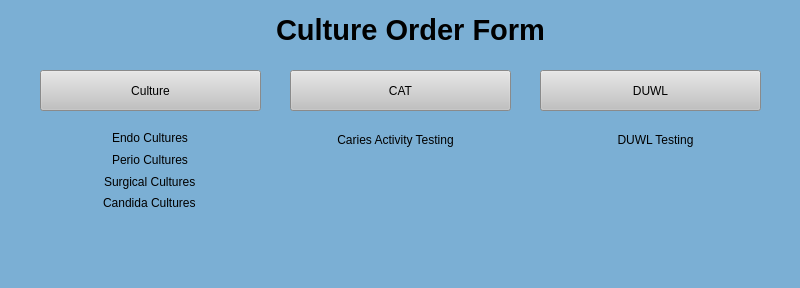
<?xml version="1.0" encoding="UTF-8"?>
<ui version="4.0">
 <class>MainWindow</class>
 <widget class="QMainWindow" name="MainWindow">
  <property name="geometry">
   <rect>
    <x>0</x>
    <y>0</y>
    <width>800</width>
    <height>288</height>
   </rect>
  </property>
  <property name="windowTitle">
   <string>MainWindow</string>
  </property>
  <property name="styleSheet">
   <string notr="true">background-color: rgb(123, 175, 212);</string>
  </property>
  <widget class="QWidget" name="centralwidget">
   <widget class="QLabel" name="label">
    <property name="geometry">
     <rect>
      <x>140</x>
      <y>0</y>
      <width>541</width>
      <height>61</height>
     </rect>
    </property>
    <property name="text">
     <string>&lt;html&gt;&lt;head/&gt;&lt;body&gt;&lt;p align=&quot;center&quot;&gt;&lt;span style=&quot; font-size:22pt; font-weight:600;&quot;&gt;Culture Order Form&lt;/span&gt;&lt;/p&gt;&lt;/body&gt;&lt;/html&gt;</string>
    </property>
   </widget>
   <widget class="QPushButton" name="culture">
    <property name="geometry">
     <rect>
      <x>40</x>
      <y>70</y>
      <width>221</width>
      <height>41</height>
     </rect>
    </property>
    <property name="styleSheet">
     <string notr="true">background-color: rgb(193, 193, 193);</string>
    </property>
    <property name="text">
     <string>Culture</string>
    </property>
   </widget>
   <widget class="QPushButton" name="cat">
    <property name="geometry">
     <rect>
      <x>290</x>
      <y>70</y>
      <width>221</width>
      <height>41</height>
     </rect>
    </property>
    <property name="styleSheet">
     <string notr="true">background-color: rgb(193, 193, 193);</string>
    </property>
    <property name="text">
     <string>CAT</string>
    </property>
   </widget>
   <widget class="QPushButton" name="pushButton_3">
    <property name="geometry">
     <rect>
      <x>540</x>
      <y>70</y>
      <width>221</width>
      <height>41</height>
     </rect>
    </property>
    <property name="styleSheet">
     <string notr="true">background-color: rgb(193, 193, 193);</string>
    </property>
    <property name="text">
     <string>DUWL</string>
    </property>
   </widget>
   <widget class="QWidget" name="verticalLayoutWidget">
    <property name="geometry">
     <rect>
      <x>70</x>
      <y>130</y>
      <width>160</width>
      <height>81</height>
     </rect>
    </property>
    <layout class="QVBoxLayout" name="verticalLayout">
     <item alignment="Qt::AlignHCenter">
      <widget class="QLabel" name="label_2">
       <property name="text">
        <string>Endo Cultures</string>
       </property>
      </widget>
     </item>
     <item alignment="Qt::AlignHCenter">
      <widget class="QLabel" name="label_3">
       <property name="text">
        <string>Perio Cultures</string>
       </property>
      </widget>
     </item>
     <item alignment="Qt::AlignHCenter">
      <widget class="QLabel" name="label_4">
       <property name="text">
        <string>Surgical Cultures</string>
       </property>
      </widget>
     </item>
     <item alignment="Qt::AlignHCenter">
      <widget class="QLabel" name="label_5">
       <property name="text">
        <string>Candida Cultures</string>
       </property>
      </widget>
     </item>
    </layout>
   </widget>
   <widget class="QLabel" name="label_6">
    <property name="geometry">
     <rect>
      <x>320</x>
      <y>130</y>
      <width>151</width>
      <height>20</height>
     </rect>
    </property>
    <property name="text">
     <string>Caries Activity Testing</string>
    </property>
    <property name="alignment">
     <set>Qt::AlignCenter</set>
    </property>
   </widget>
   <widget class="QLabel" name="label_7">
    <property name="geometry">
     <rect>
      <x>580</x>
      <y>130</y>
      <width>151</width>
      <height>20</height>
     </rect>
    </property>
    <property name="text">
     <string>DUWL Testing</string>
    </property>
    <property name="alignment">
     <set>Qt::AlignCenter</set>
    </property>
   </widget>
  </widget>
  <widget class="QMenuBar" name="menubar">
   <property name="geometry">
    <rect>
     <x>0</x>
     <y>0</y>
     <width>800</width>
     <height>21</height>
    </rect>
   </property>
  </widget>
  <widget class="QStatusBar" name="statusbar"/>
 </widget>
 <resources/>
 <connections/>
</ui>
